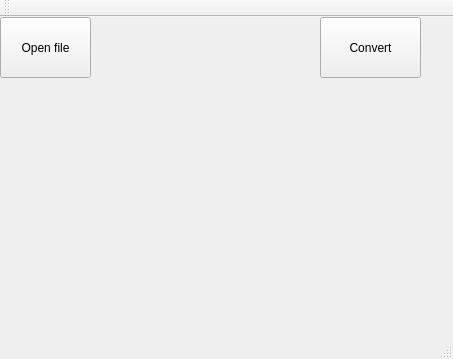
<?xml version="1.0" encoding="UTF-8"?>
<ui version="4.0">
 <class>MainWindow</class>
 <widget class="QMainWindow" name="MainWindow">
  <property name="geometry">
   <rect>
    <x>0</x>
    <y>0</y>
    <width>453</width>
    <height>359</height>
   </rect>
  </property>
  <property name="windowTitle">
   <string>MainWindow</string>
  </property>
  <widget class="QWidget" name="centralWidget">
   <widget class="QPushButton" name="pushButton">
    <property name="geometry">
     <rect>
      <x>0</x>
      <y>0</y>
      <width>91</width>
      <height>61</height>
     </rect>
    </property>
    <property name="text">
     <string>Open file</string>
    </property>
   </widget>
   <widget class="QLabel" name="image">
    <property name="geometry">
     <rect>
      <x>0</x>
      <y>80</y>
      <width>181</width>
      <height>231</height>
     </rect>
    </property>
    <property name="text">
     <string/>
    </property>
   </widget>
   <widget class="QPushButton" name="pushButton_2">
    <property name="geometry">
     <rect>
      <x>320</x>
      <y>0</y>
      <width>101</width>
      <height>61</height>
     </rect>
    </property>
    <property name="text">
     <string>Convert</string>
    </property>
   </widget>
   <widget class="QLabel" name="gif">
    <property name="geometry">
     <rect>
      <x>270</x>
      <y>80</y>
      <width>181</width>
      <height>231</height>
     </rect>
    </property>
    <property name="text">
     <string/>
    </property>
   </widget>
  </widget>
  <widget class="QMenuBar" name="menuBar">
   <property name="geometry">
    <rect>
     <x>0</x>
     <y>0</y>
     <width>453</width>
     <height>19</height>
    </rect>
   </property>
  </widget>
  <widget class="QToolBar" name="mainToolBar">
   <attribute name="toolBarArea">
    <enum>TopToolBarArea</enum>
   </attribute>
   <attribute name="toolBarBreak">
    <bool>false</bool>
   </attribute>
  </widget>
  <widget class="QStatusBar" name="statusBar"/>
 </widget>
 <layoutdefault spacing="6" margin="11"/>
 <resources/>
 <connections/>
</ui>
